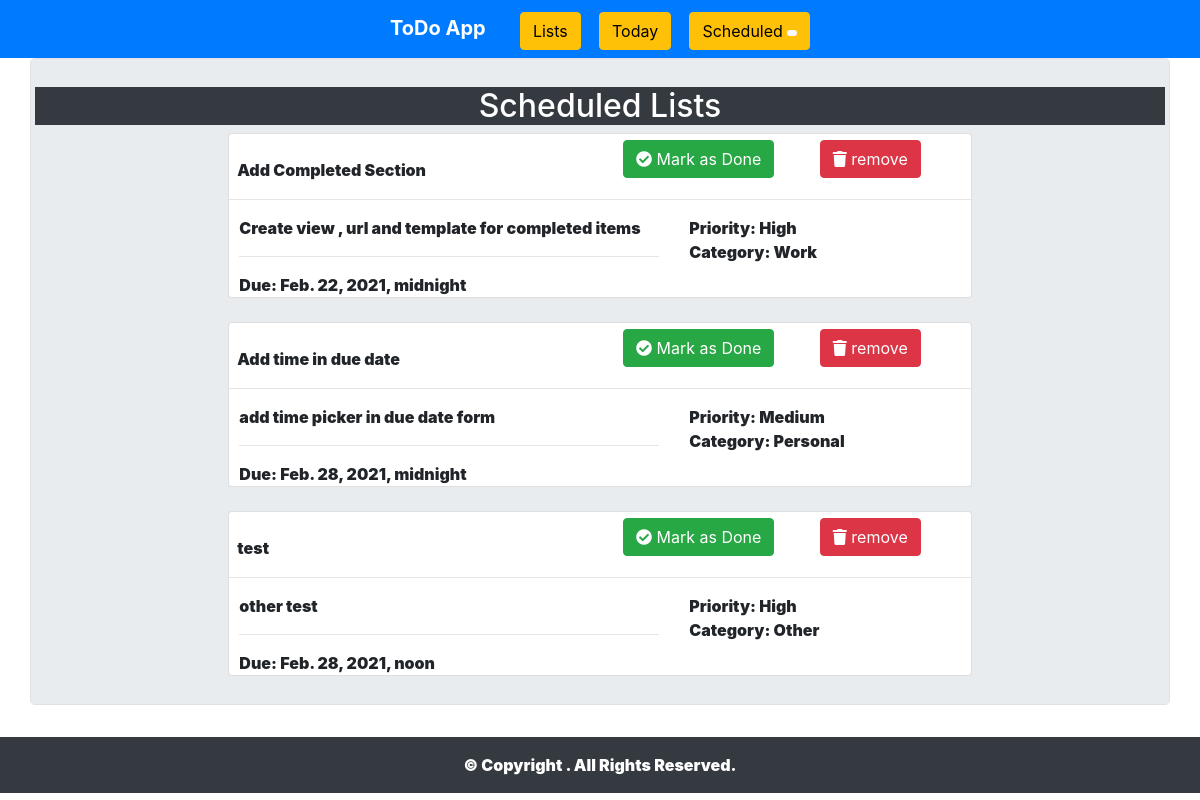
The page /scheduled on the database as committed earlier.
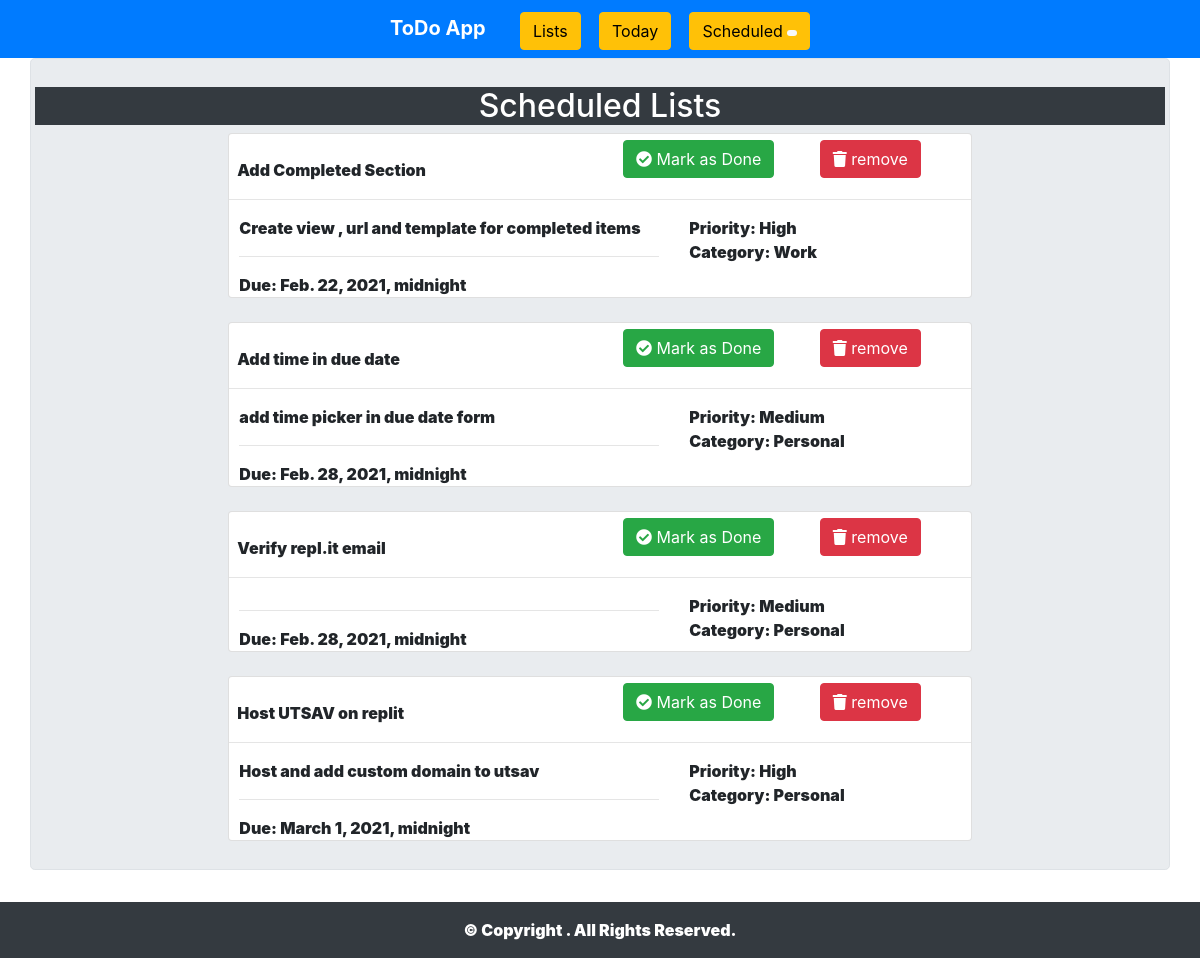
The same page on the database as committed later.
### todoapp/models.py (models this page shows, shortened)
class todoModel(models.Model):
    heading = models.CharField(max_length=100)
    notes = models.TextField(blank=True)
    p = (('None', 'None'), ('Low', 'Low'), ('Medium', 'Medium'), ('High', 'High'))
    c = (('Personal', 'Personal'), ('Work', 'Work'), ('Other', 'Other'))
    priority = models.CharField(choices=p, default='None', blank=True, max_length=10)
    category = models.CharField(choices=c, default='Other', blank=True, max_length=10)
    assigned_date = models.DateTimeField(default=datetime.now, blank=True)
    due_date = models.DateTimeField(null=True, blank=True)
    done = models.BooleanField(default=False, blank=True)
    class Meta:
        managed = True

### todoapp/views.py (the view)
# urls.py: path('scheduled', views.Schedule),
def Schedule(request):
    form = models.todoForm
    lists = models.todoModel.objects.order_by("due_date")
    return render(request, 'schedule.html', {'form': form, 'page_title': 'Scheduled Lists', 'lists': lists})

### templates/schedule.html (shortened to what this page needs)
{% extends 'base.html' %}
{% block content%}
<h2 class="bg-dark text-white" align="center">Scheduled Lists</h2>
<div class="row">
<div class="col-md-2">
</div>
<div class="col-md-8">
    {% for i in lists %}
    {% if i.done == False%}
        <div class="card">
            <div class="row">
                <div class="col-md-6" align="left" style="margin-left:8px;">
                   <br> <b>{{ i.heading }}</b>
                </div>
                {% if i.done == False %}
                <div class="col-md-3" style="margin-top:6px;">
                     <form action="/done/{{i.id}}" method="POST" style=" padding-right: 3%; padding-bottom: 3%;">
                        <button value="remove" type="submit" class="btn btn-success"><i class="fas fa-check-circle"></i> Mark as Done</button>
                    </form>
                </div>
                {% endif %}
                <div class="col-md-2" style="margin-top:6px; margin-left:4px;">
                     <form action="/delete/{{i.id}}" method="POST" style=" padding-right: 3%; padding-bottom: 3%;">
                        <button value="remove" type="submit" class="btn btn-danger"><i class="fa fa-trash"></i> remove</button>
                    </form>
                </div>
            </div>
            <hr>
            <div class="row">
                <div class="col-md-7" style="margin-left:10px;">
                   {{ i.notes }}<hr>
                    Due: {{ i.due_date }}<br>
                </div>
                <div class="col-md-3">
                    Priority: {{ i.priority }}<br>
                    Category: {{ i.category }}<br>
                </div>
            </div>
        </div>
        <br>
    {% endif %}
    {% endfor %}
</div>
</div>
{% endblock %}

### templates/base.html (shortened to what this page needs)
{% load static %}
<!DOCTYPE html>
<html>
    <head>
        <link rel="stylesheet" href="https://maxcdn.bootstrapcdn.com/bootstrap/4.0.0/css/bootstrap.min.css">
        <link rel="stylesheet" href="https://use.fontawesome.com/releases/v5.12.1/css/all.css">
</head>
<body class="position-relative">
    <nav class="navbar navbar-expand-lg navbar-light bg-primary">
  <div class="collapse navbar-collapse" id="navbarTogglerDemo01">
  <div class="mx-auto">
    <a class="navbar-brand text-white" href="#"><b>ToDo App<b></a>
    <div class="btn btn-warning " style="margin-left: 15px;">
        <a href="/" class="ticket">
            <div style="color: black;">Lists</div>
        </a>
    </div>
    <div class="btn btn-warning " style="margin-left: 15px;">
        <a href="/today" class="ticket">
            <div style="color: black;">Today</div>
        </a>
    </div>
    <div class="btn btn-warning " style="margin-left: 15px;">
        <a href="/scheduled" class="ticket">
            <div style="color: black;">Scheduled
                <span class="badge badge-light">
                </span>
            </div>
        </a>
    </div>
    </div>
  </div>
</nav>
 <div class='container border jumbotron p-1'>
<br>
{% block content %}
{% endblock %}
</div>
<footer id="footer" class="container-fluid d-print-none position-absolute p-3  bg-dark text-white">
        <div class="container-fluid">
            <div class="footer-copyright" align="center">
                &copy; Copyright . All Rights Reserved.
            </div>
        </div>
</footer>
</body>
</html>

### templates/base.html (style rules this page uses)
h1, h2, h3, h4, h5, h6 { align: center; }

Rows that differ between the two databases and show on the page:
removed todoModel: heading "test", notes "other test", due_date "Feb. 28, 2021, noon", priority "High", category "Other"
added todoModel: heading "Verify repl.it email", due_date "Feb. 28, 2021, midnight", priority "Medium", category "Personal"
added todoModel: heading "Host UTSAV on replit", notes "Host and add custom domain to utsav", due_date "March 1, 2021, midnight", priority "High", category "Personal"
